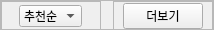
                     <widget class="QFrame" name="frame_7">
                      <property name="minimumSize">
                       <size>
                        <width>0</width>
                        <height>30</height>
                       </size>
                      </property>
                      <property name="maximumSize">
                       <size>
                        <width>16777215</width>
                        <height>30</height>
                       </size>
                      </property>
                      <property name="frameShape">
                       <enum>QFrame::StyledPanel</enum>
                      </property>
                      <property name="frameShadow">
                       <enum>QFrame::Raised</enum>
                      </property>
                      <layout class="QHBoxLayout" name="horizontalLayout">
                       <property name="leftMargin">
                        <number>0</number>
                       </property>
                       <property name="topMargin">
                        <number>0</number>
                       </property>
                       <property name="rightMargin">
                        <number>0</number>
                       </property>
                       <property name="bottomMargin">
                        <number>0</number>
                       </property>
                       <item alignment="Qt::AlignLeft|Qt::AlignVCenter">
                        <widget class="QFrame" name="frame_9">
                         <property name="minimumSize">
                          <size>
                           <width>100</width>
                           <height>30</height>
                          </size>
                         </property>
                         <property name="maximumSize">
                          <size>
                           <width>100</width>
                           <height>16777215</height>
                          </size>
                         </property>
                         <property name="frameShape">
                          <enum>QFrame::StyledPanel</enum>
                         </property>
                         <property name="frameShadow">
                          <enum>QFrame::Raised</enum>
                         </property>
                         <layout class="QHBoxLayout" name="horizontalLayout_6">
                          <property name="leftMargin">
                           <number>0</number>
                          </property>
                          <property name="topMargin">
                           <number>0</number>
                          </property>
                          <property name="rightMargin">
                           <number>0</number>
                          </property>
                          <property name="bottomMargin">
                           <number>0</number>
                          </property>
                          <item alignment="Qt::AlignHCenter|Qt::AlignVCenter">
                           <widget class="QComboBox" name="priorityBox">
                            <property name="font">
                             <font>
                              <stylestrategy>PreferDefault</stylestrategy>
                             </font>
                            </property>
                            <item>
                             <property name="text">
                              <string>추천순</string>
                             </property>
                            </item>
                            <item>
                             <property name="text">
                              <string>최신순</string>
                             </property>
                            </item>
                            <item>
                             <property name="text">
                              <string>셔플</string>
                             </property>
                            </item>
                           </widget>
                          </item>
                         </layout>
                        </widget>
                       </item>
                       <item>
                        <widget class="QFrame" name="frame_10">
                         <property name="frameShape">
                          <enum>QFrame::StyledPanel</enum>
                         </property>
                         <property name="frameShadow">
                          <enum>QFrame::Raised</enum>
                         </property>
                        </widget>
                       </item>
                       <item>
                        <widget class="QFrame" name="frame_11">
                         <property name="minimumSize">
                          <size>
                           <width>100</width>
                           <height>30</height>
                          </size>
                         </property>
                         <property name="maximumSize">
                          <size>
                           <width>100</width>
                           <height>16777215</height>
                          </size>
                         </property>
                         <property name="frameShape">
                          <enum>QFrame::StyledPanel</enum>
                         </property>
                         <property name="frameShadow">
                          <enum>QFrame::Raised</enum>
                         </property>
                         <layout class="QHBoxLayout" name="horizontalLayout_3">
                          <property name="leftMargin">
                           <number>0</number>
                          </property>
                          <property name="topMargin">
                           <number>0</number>
                          </property>
                          <property name="rightMargin">
                           <number>0</number>
                          </property>
                          <property name="bottomMargin">
                           <number>0</number>
                          </property>
                          <item alignment="Qt::AlignHCenter|Qt::AlignVCenter">
                           <widget class="QPushButton" name="full_listBox">
                            <property name="text">
                             <string>더보기</string>
                            </property>
                           </widget>
                          </item>
                         </layout>
                        </widget>
                       </item>
                      </layout>
                     </widget>
